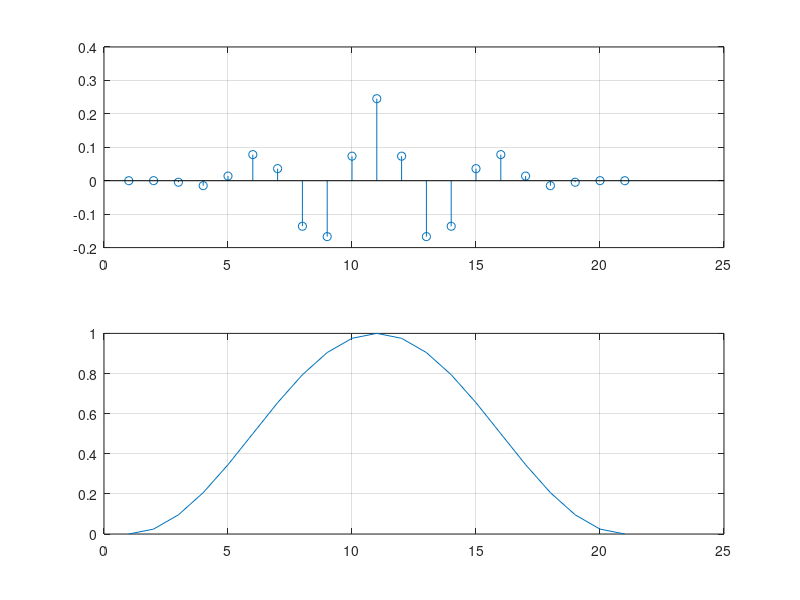
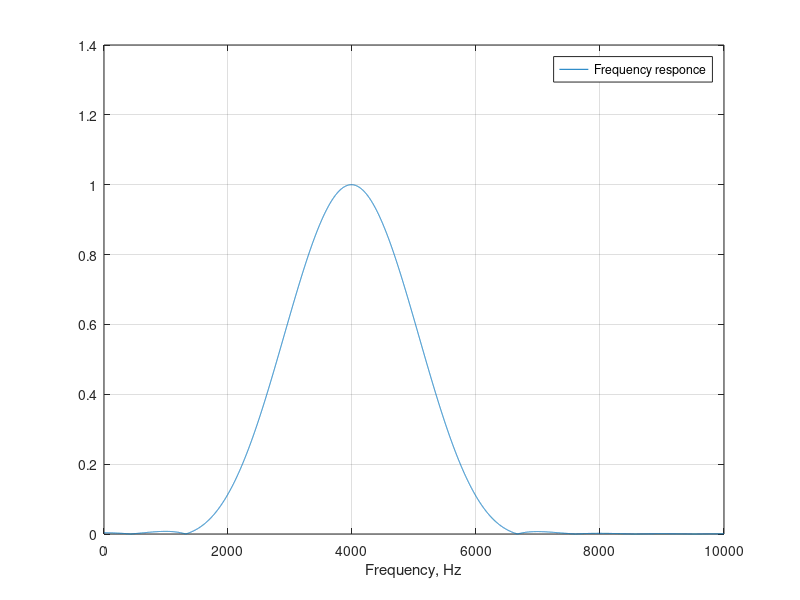
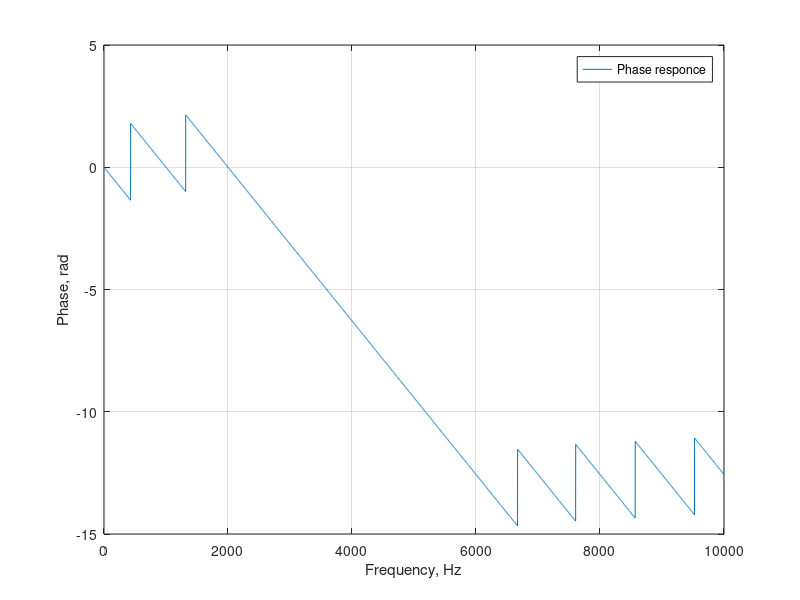
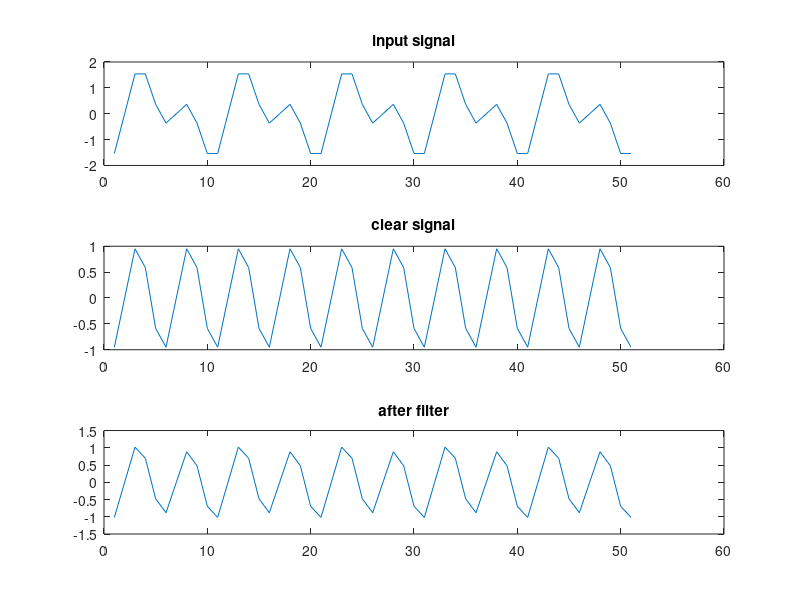

The MATLAB source for these figures, in order:
Fd = 20e3;                      %??????? ?????????????
W1 = 3e3 / (0.5 * Fd);          %????? ??????? ?????????? ??????? 3???
W2 = 5e3 / (0.5 * Fd);          %?????? ??????? ?????????? ??????? 5???
f = 0 : 10e3;                   %?????? ?????? ?? ??????? ?????????
n = 20;                         %??????? ???????
k = hann(n + 1);                %?????????? ????? ?????
b = fir1(n, [W1 W2], k);        %?????????? ???????????? ???????
hi = impz(b, 1);                %?????????? ?????????? ??????????????
subplot(2, 1, 1);
stem(hi);                       %????????? ???. ???-??
grid on
subplot(2, 1, 2);
plot(k);                        %????????? ?????
grid on

h = freqz(b, 1, f, Fd);         %?????????? ??? ???????
figure
plot(f, abs(h))                 %????????? ???
grid on
xlabel('Frequency, Hz')
legend ('Frequency responce')

tau_phase = unwrap(angle(h));   %?????????? ??? ???????
figure
plot(f, tau_phase)              %????????? ???
grid on
ylabel('Phase, rad')
xlabel('Frequency, Hz')
legend ('Phase responce')

t = 0 : 1 / Fd : 0.1 * pi
clear_sin = sin(2 * pi * 4e3 * t)
sig = sin(2 * pi * 4e3 * t) + sin(2 * pi * 10e3 * t) + sin(2 * pi * 2e3 * t)
sig_after_filter = filter(b, 1, sig)

figure
subplot(3, 1, 1);
plot(sig(50 : 100));
title('input signal');
subplot(3, 1, 2);
plot(clear_sin(50 : 100));
title('clear signal');
subplot(3, 1, 3);
plot(sig_after_filter(50 : 100));
title('after filter');
